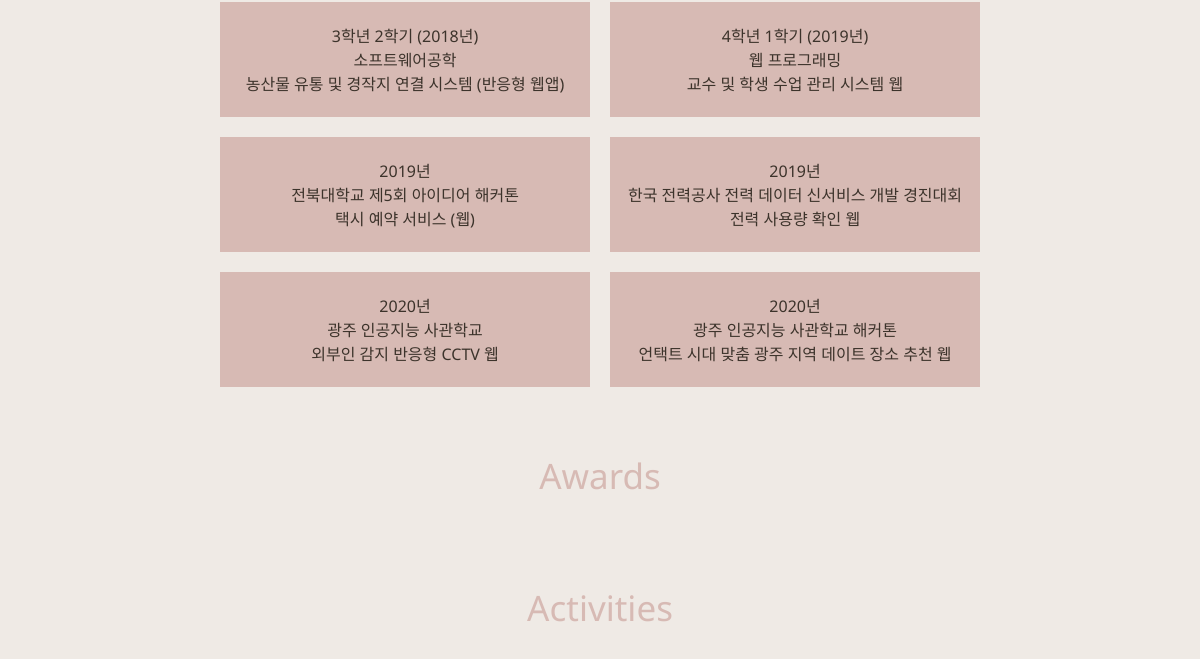
The app's page / (lower part), older data.
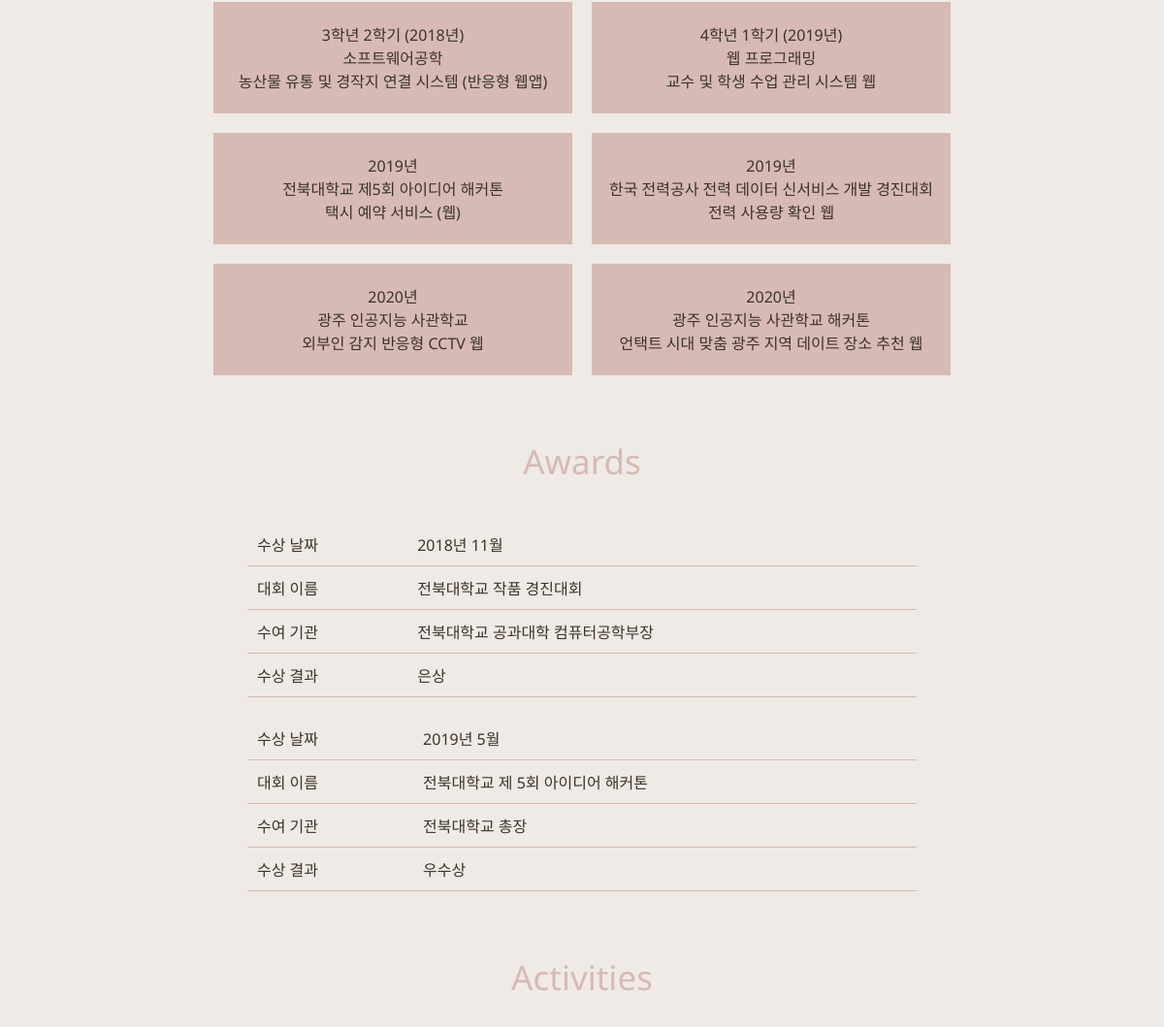
The same page, newer data.
### siaApp/models.py (models this page shows)
class ProjectList(models.Model):
    proj_date = models.CharField(max_length = 30)
    proj_group = models.CharField(max_length = 30)
    proj_topic = models.TextField()
    proj_overview = models.TextField()
    proj_summary = models.TextField()

class AwardList(models.Model):
    award_date = models.CharField(max_length = 30)
    award_contest = models.TextField()
    award_host = models.TextField()
    award_result = models.TextField()

### siaApp/views.py (the view)
# urls.py: path('', views.index, name="index")
def index(request):
    project_list = ProjectList.objects.all()
    award_list = AwardList.objects.all()
    activities_list = ActivitiesList.objects.all()
    return render(request, 'index.html', {'project_list' : project_list, 'award_list' : award_list, 'activities_list' : activities_list})

### siaApp/templates/index.html (shortened to what this page needs)
<!DOCTYPE html>
<html lang="en">
<head>
    {% load static %}
    <link rel="stylesheet" type="text/css" href="{% static 'css/style.css' %}" />
    <link rel="stylesheet" type="text/css" href="{% static 'css/index.css' %}" />
    <link href="https://fonts.googleapis.com/css2?family=Noto+Sans:wght@400;700&display=swap" rel="stylesheet"></head>
<body>
    <div class = "body_container">
        <div id = "Project" class = "flex">
            <div class = "Project_container">
                {% for project in project_list %}
                <div class = "box">
                    {{project.proj_date}} <br>
                    {{project.proj_group}} <br>
                    {{project.proj_topic}}
                </div>
                {% endfor %}
            </div>
        </div>
        <div id = "Awards" class = "flex">
            <p>Awards</p>
            <div class = "table_container">
                {% for award in award_list %}
                <table>
                    <tr>
                        <td>수상 날짜</td>
                        <td>{{award.award_date}}</td>
                    </tr>
                    <tr>
                        <td>대회 이름</td>
                        <td>{{award.award_contest}} </td>
                    </tr>
                    <tr>
                        <td>수여 기관</td>
                        <td>{{award.award_host}}</td>
                    </tr>
                    <tr>
                        <td>수상 결과</td>
                        <td>{{award.award_result}}</td>
                    </tr>
                </table>
                {% endfor %}
            </div>
        </div>
        <div id = "Activities" class = "flex">
            <p>Activities</p>
        </div>
    </div>
</body>
</html>

Row changes from the older to the newer data that the page shows:
added AwardList: award_date "2018년 11월", award_contest "전북대학교 작품 경진대회", award_host "전북대학교 공과대학 컴퓨터공학부장", award_result "은상"
added AwardList: award_date "2019년 5월", award_contest "전북대학교 제 5회 아이디어 해커톤", award_host "전북대학교 총장", award_result "우수상"
